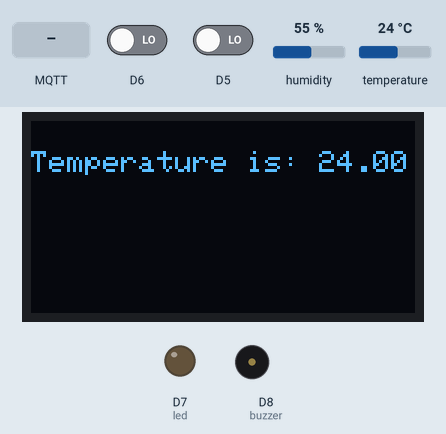
This sketch was run on a simulated ESP8266 (NodeMCU). Shown: 128×64 one-colour display, output pins drawn as LEDs (lit = HIGH), buzzer (waves = sounding). Dashed ring = blinking. The test bench sets the inputs (shaded band); at power-on: D6 LOW, D5 LOW, humidity 55 %, temperature 24 °C. WiFi joins after 1.5 s; servers stay silent unless stated; no MQTT or app messages arrive unless stated; what the sketch prints to the serial monitor is not drawn.

Above: at 2.8 s.
2.9 s: D6 driven HIGH
At 3.21 s:
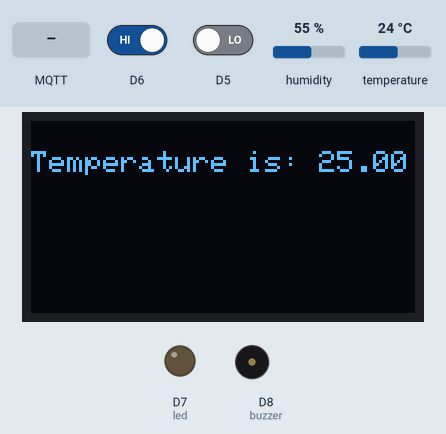
At 4.1 s:
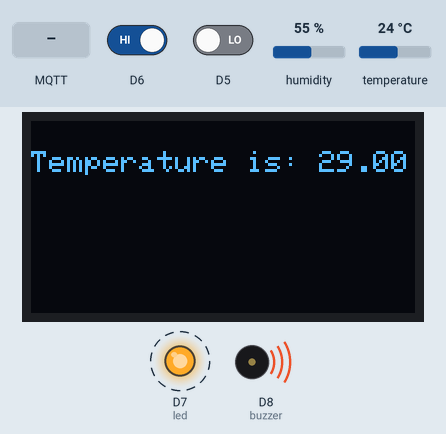
5.0 s: MQTT message "itemp" arrives on the first subscribed topic
At 7.9 s:
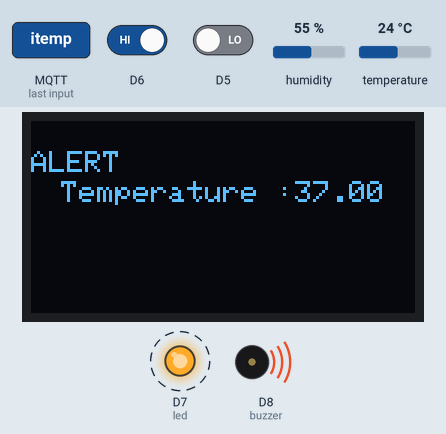
8.0 s: MQTT message "dtemp" arrives on the first subscribed topic
9.5 s: MQTT message "on" arrives on the first subscribed topic
Timing chart, 0 to 12.4 s (numbered marks = the images above; inputs shaded):
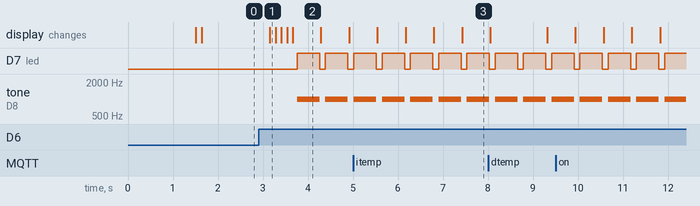

The sketch:

step_end.ino
```cpp
#include "DHT.h"
#include <Wire.h>
#include <Adafruit_SSD1306.h>
#include <Adafruit_GFX.h>
#include <ESP8266WiFi.h>
#include <ESP8266HTTPClient.h>
#include <PubSubClient.h>
#define DHTPIN D4
#define DHTTYPE DHT11
#define SSD1306_LCDHEIGHT 64
#define led D7
#define buzzer D8
// OLED display TWI address
#define OLED_ADDR   0x3C
void callback(char* subtopic, byte* payload, unsigned int payloadLength);
const char* ssid = "YOUJNTU1S12";
const char* password = "YOUJNTU1S12";
//---------DEVICE CRED----------
#define ORG "ks6fk6"
#define DEVICE_TYPE "nodemcu"
#define DEVICE_ID "MAN11"
#define TOKEN "123456789"
String command;
char server[] = ORG ".messaging.internetofthings.ibmcloud.com";
char subtopic[] = "iot-2/cmd/CSM/fmt/String";
char publishtopic[] = "iot-2/evt/CSM/fmt/json";
char authMethod[] = "use-token-auth";
char token[] = TOKEN;
char clientId[] = "d:" ORG ":" DEVICE_TYPE ":" DEVICE_ID;
//Serial.println(clientID);

WiFiClient wifiClient;
PubSubClient client(server, 1883, callback, wifiClient);

Adafruit_SSD1306 display(-1);
float t;
#if (SSD1306_LCDHEIGHT != 64)
#error("Height incorrect, please fix Adafruit_SSD1306.h!");
#endif
DHT dht(DHTPIN,DHTTYPE);
void wifiConnect();
void mqttConnect();
void initManagedDevice();

void setup() {
    wifiConnect();
  Serial.begin(115200);
  dht.begin();
  Serial.println("DHT11:");
  pinMode(D5,INPUT);
  pinMode(D6,INPUT);
  pinMode(buzzer,OUTPUT);
  pinMode(led,OUTPUT);
  display.begin(SSD1306_SWITCHCAPVCC, OLED_ADDR);
  display.clearDisplay();
  display.setTextColor(WHITE);
  t=dht.readTemperature();
  if(isnan(t))
  {
    Serial.println("Failed");
    display.setTextSize(1);
    display.print("Failed to read t from DHT11 sensot");
    display.display();
    display.clearDisplay();
    return ;
  }
  digitalWrite(buzzer,LOW);
  mqttConnect();
}

void loop() {
    display.setTextSize(1);
    display.setCursor(0,10);
    display.print("Temperature is: " +String(t));
    Serial.println("Temperature is: " +String(t));

  int inc=digitalRead(D5);
  int dec=digitalRead(D6);
   if(inc==1 && dec==1)
   {
    t=t;
   }
   else if(inc==0 && dec==1)
   {
    t=t+1;
   }
   else if(inc==1 && dec==0)
   {
    t=t-1;
   }
   else if(inc==0 && dec==0)
   {
    t=t;
   }

    if(t<5 || t>30)
    {
      display.clearDisplay();
      display.setCursor(0,10);
      display.print("ALERT");
      display.setCursor(10,20);
      display.print("Temperature :"+String(t));
      digitalWrite(led,HIGH);
      tone(buzzer,1000);
      delay(500);
      digitalWrite(led,LOW);
      noTone(buzzer);
      }
    display.display();
    display.clearDisplay();
    PublishData(t);
  if (!client.loop())
  {
    mqttConnect();
  }
  delay(100);
}
void wifiConnect() {
  Serial.print("Connecting to "); Serial.print(ssid);
  WiFi.begin(ssid, password);
  while (WiFi.status() != WL_CONNECTED) {
    delay(500);
    Serial.print(".");
  }
  Serial.print("WiFi connected, IP address: ");
  Serial.println(WiFi.localIP());
}

void mqttConnect() {
  if (!client.connected()) {
    Serial.print("Reconnecting MQTT client to ");
    Serial.println(server);
    while (!client.connect(clientId, authMethod, token)) {
      Serial.print(".");
      delay(500);
    }
    initManagedDevice();
    Serial.println();
  }
}
void initManagedDevice() {
  if (client.subscribe(subtopic)) {
    Serial.println("subscribe to cmd OK");
  } else {
    Serial.println("subscribe to cmd FAILED");
  }
}
void callback(char* subtopic, byte* payload, unsigned int payloadLength) {
  Serial.print("callback invoked for sub topic: ");
  Serial.println(subtopic);
  command="";
  for (int i = 0; i < payloadLength; i++) {
    //Serial.println((char)payload[i]);
    command += (char)payload[i];
  }
  Serial.println(command);
  if(command=="itemp"){
    t=t+1;
    Serial.println("Temperature Increased");
  }
  else if(command=="dtemp"){
    t=t-1;
    Serial.println("Temperature Decreased");
  }
}
void PublishData(int command){
 if (!!!client.connected()) {
 Serial.print("Reconnecting client to ");
 Serial.println(server);
 while (!!!client.connect(clientId, authMethod, token)) {
 Serial.print(".");
 delay(500);
 }
 Serial.println();
 }
  String payload = "{\"d\":{\"command\":";
  payload += command;
  payload += "}}";
 Serial.print("Sending payload: ");
 Serial.println(payload);

 if (client.publish(publishtopic, (char*) payload.c_str())) {
 Serial.println("Publish ok");
 } else {
 Serial.println("Publish failed");
 }

}
```

Measured:
- after the input at 2.9 s, D7 (led): alternates HIGH for 0.50 s and LOW for 0.13 s, starting after 0.86 s; tone on D8 (buzzer): alternates 1000 Hz for 0.50 s and silent for 0.13 s, starting after 0.86 s; the display: changes after 0.25 s (image 1)
- what the display in image 2 shows lasts 0.6 s, from 3.7 s to 4.3 s
